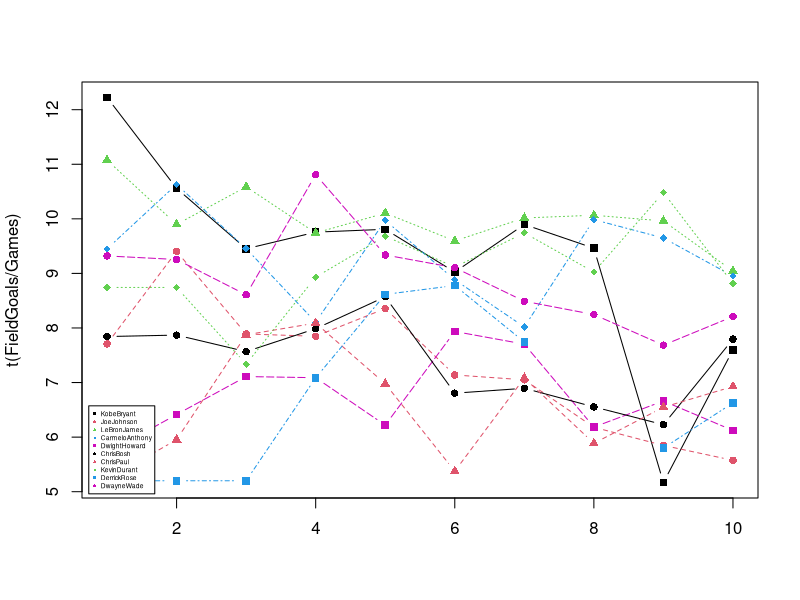
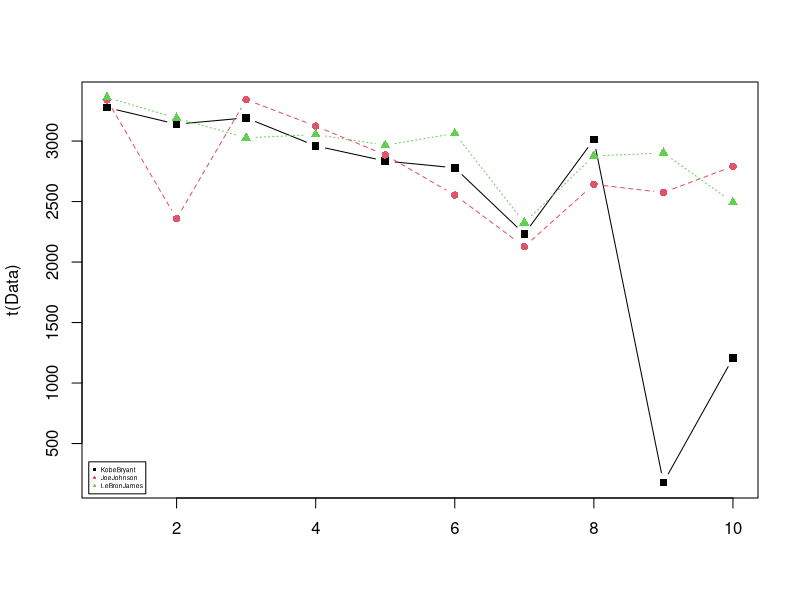
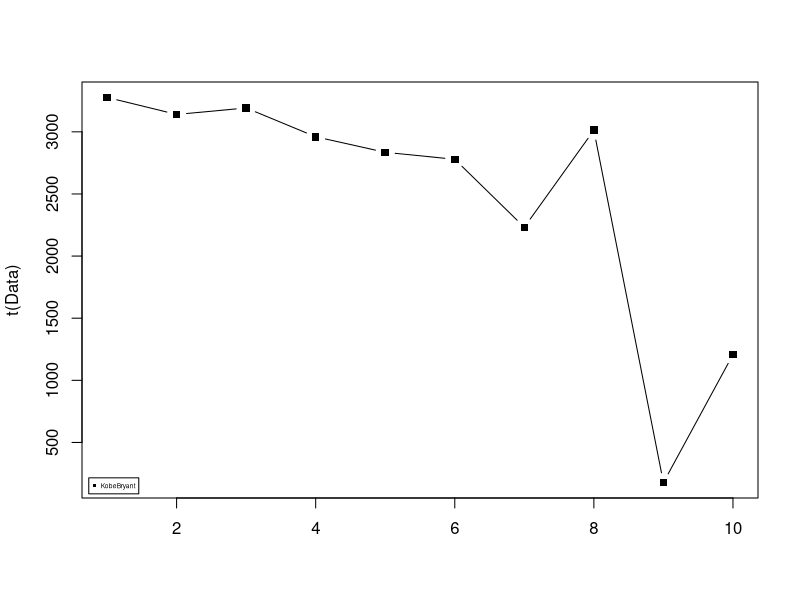
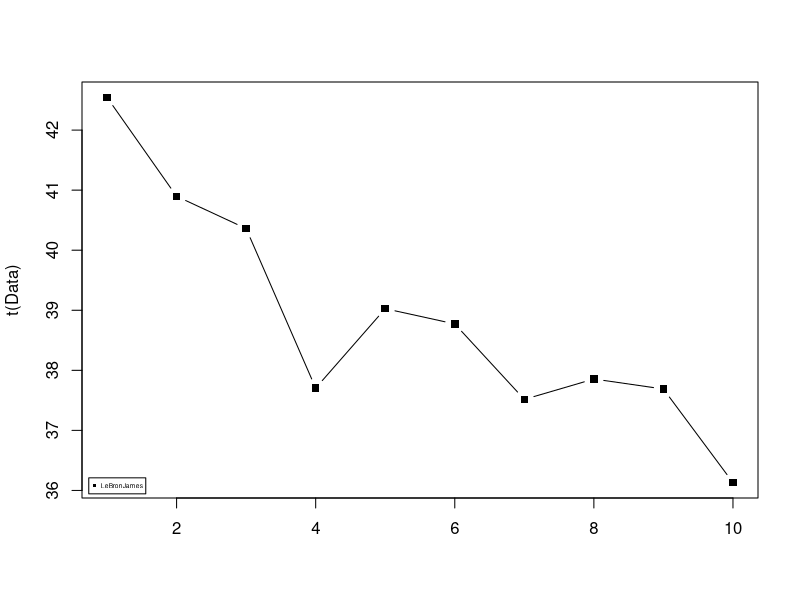

Generate these figures, in order, with R:
#Dear Student,
#
#Welcome to the world of Basketball Data!
#I'm sure you will enjoy this section of the R Programming course.
#
#Instructions for this dataset:
# Simply select ALL the lines in this script by pressing 
# CTRL+A on Windows or CMND+A on a Mac and execute them
# Once you have executed the commands the following objects
# will be created:
# Matrices:
# - FieldGoalAttempts
# - FieldGoals
# - Games
# - MinutesPlayed
# - Salary
# Vectors:
# - Players
# - Seasons
#We will go understand these inside the course.
#
#Sincerely,
#Kirill Eremenko
#www.superdatascience.com

#Copyright: These datasets were prepared using publicly available data.
#           However, theses scripts are subject to Copyright Laws. 
#           If you wish to use these R scripts outside of the R Programming Course
#           by Kirill Eremenko, you may do so by referencing www.superdatascience.com in your work.

#Comments:
#Seasons are labeled based on the first year in the season
#E.g. the 2012-2013 season is preseneted as simply 2012

#Notes and Corrections to the data:
#Kevin Durant: 2006 - College Data Used
#Kevin Durant: 2005 - Proxied With 2006 Data
#Derrick Rose: 2012 - Did Not Play
#Derrick Rose: 2007 - College Data Used
#Derrick Rose: 2006 - Proxied With 2007 Data
#Derrick Rose: 2005 - Proxied With 2007 Data

#Seasons
Seasons <- c("2005","2006","2007","2008","2009","2010","2011","2012","2013","2014")

#Players
Players <- c("KobeBryant","JoeJohnson","LeBronJames","CarmeloAnthony","DwightHoward","ChrisBosh","ChrisPaul","KevinDurant","DerrickRose","DwayneWade")

#Salaries
KobeBryant_Salary <- c(15946875,17718750,19490625,21262500,23034375,24806250,25244493,27849149,30453805,23500000)
JoeJohnson_Salary <- c(12000000,12744189,13488377,14232567,14976754,16324500,18038573,19752645,21466718,23180790)
LeBronJames_Salary <- c(4621800,5828090,13041250,14410581,15779912,14500000,16022500,17545000,19067500,20644400)
CarmeloAnthony_Salary <- c(3713640,4694041,13041250,14410581,15779912,17149243,18518574,19450000,22407474,22458000)
DwightHoward_Salary <- c(4493160,4806720,6061274,13758000,15202590,16647180,18091770,19536360,20513178,21436271)
ChrisBosh_Salary <- c(3348000,4235220,12455000,14410581,15779912,14500000,16022500,17545000,19067500,20644400)
ChrisPaul_Salary <- c(3144240,3380160,3615960,4574189,13520500,14940153,16359805,17779458,18668431,20068563)
KevinDurant_Salary <- c(0,0,4171200,4484040,4796880,6053663,15506632,16669630,17832627,18995624)
DerrickRose_Salary <- c(0,0,0,4822800,5184480,5546160,6993708,16402500,17632688,18862875)
DwayneWade_Salary <- c(3031920,3841443,13041250,14410581,15779912,14200000,15691000,17182000,18673000,15000000)
#Matrix
Salary <- rbind(KobeBryant_Salary, JoeJohnson_Salary, LeBronJames_Salary, CarmeloAnthony_Salary, DwightHoward_Salary, ChrisBosh_Salary, ChrisPaul_Salary, KevinDurant_Salary, DerrickRose_Salary, DwayneWade_Salary)
rm(KobeBryant_Salary, JoeJohnson_Salary, CarmeloAnthony_Salary, DwightHoward_Salary, ChrisBosh_Salary, LeBronJames_Salary, ChrisPaul_Salary, DerrickRose_Salary, DwayneWade_Salary, KevinDurant_Salary)
colnames(Salary) <- Seasons
rownames(Salary) <- Players

#Games 
KobeBryant_G <- c(80,77,82,82,73,82,58,78,6,35)
JoeJohnson_G <- c(82,57,82,79,76,72,60,72,79,80)
LeBronJames_G <- c(79,78,75,81,76,79,62,76,77,69)
CarmeloAnthony_G <- c(80,65,77,66,69,77,55,67,77,40)
DwightHoward_G <- c(82,82,82,79,82,78,54,76,71,41)
ChrisBosh_G <- c(70,69,67,77,70,77,57,74,79,44)
ChrisPaul_G <- c(78,64,80,78,45,80,60,70,62,82)
KevinDurant_G <- c(35,35,80,74,82,78,66,81,81,27)
DerrickRose_G <- c(40,40,40,81,78,81,39,0,10,51)
DwayneWade_G <- c(75,51,51,79,77,76,49,69,54,62)
#Matrix
Games <- rbind(KobeBryant_G, JoeJohnson_G, LeBronJames_G, CarmeloAnthony_G, DwightHoward_G, ChrisBosh_G, ChrisPaul_G, KevinDurant_G, DerrickRose_G, DwayneWade_G)
rm(KobeBryant_G, JoeJohnson_G, CarmeloAnthony_G, DwightHoward_G, ChrisBosh_G, LeBronJames_G, ChrisPaul_G, DerrickRose_G, DwayneWade_G, KevinDurant_G)
colnames(Games) <- Seasons
rownames(Games) <- Players

#Minutes Played
KobeBryant_MP <- c(3277,3140,3192,2960,2835,2779,2232,3013,177,1207)
JoeJohnson_MP <- c(3340,2359,3343,3124,2886,2554,2127,2642,2575,2791)
LeBronJames_MP <- c(3361,3190,3027,3054,2966,3063,2326,2877,2902,2493)
CarmeloAnthony_MP <- c(2941,2486,2806,2277,2634,2751,1876,2482,2982,1428)
DwightHoward_MP <- c(3021,3023,3088,2821,2843,2935,2070,2722,2396,1223)
ChrisBosh_MP <- c(2751,2658,2425,2928,2526,2795,2007,2454,2531,1556)
ChrisPaul_MP <- c(2808,2353,3006,3002,1712,2880,2181,2335,2171,2857)
KevinDurant_MP <- c(1255,1255,2768,2885,3239,3038,2546,3119,3122,913)
DerrickRose_MP <- c(1168,1168,1168,3000,2871,3026,1375,0,311,1530)
DwayneWade_MP <- c(2892,1931,1954,3048,2792,2823,1625,2391,1775,1971)
#Matrix
MinutesPlayed <- rbind(KobeBryant_MP, JoeJohnson_MP, LeBronJames_MP, CarmeloAnthony_MP, DwightHoward_MP, ChrisBosh_MP, ChrisPaul_MP, KevinDurant_MP, DerrickRose_MP, DwayneWade_MP)
rm(KobeBryant_MP, JoeJohnson_MP, CarmeloAnthony_MP, DwightHoward_MP, ChrisBosh_MP, LeBronJames_MP, ChrisPaul_MP, DerrickRose_MP, DwayneWade_MP, KevinDurant_MP)
colnames(MinutesPlayed) <- Seasons
rownames(MinutesPlayed) <- Players

#Field Goals
KobeBryant_FG <- c(978,813,775,800,716,740,574,738,31,266)
JoeJohnson_FG <- c(632,536,647,620,635,514,423,445,462,446)
LeBronJames_FG <- c(875,772,794,789,768,758,621,765,767,624)
CarmeloAnthony_FG <- c(756,691,728,535,688,684,441,669,743,358)
DwightHoward_FG <- c(468,526,583,560,510,619,416,470,473,251)
ChrisBosh_FG <- c(549,543,507,615,600,524,393,485,492,343)
ChrisPaul_FG <- c(407,381,630,631,314,430,425,412,406,568)
KevinDurant_FG <- c(306,306,587,661,794,711,643,731,849,238)
DerrickRose_FG <- c(208,208,208,574,672,711,302,0,58,338)
DwayneWade_FG <- c(699,472,439,854,719,692,416,569,415,509)
#Matrix
FieldGoals <- rbind(KobeBryant_FG, JoeJohnson_FG, LeBronJames_FG, CarmeloAnthony_FG, DwightHoward_FG, ChrisBosh_FG, ChrisPaul_FG, KevinDurant_FG, DerrickRose_FG, DwayneWade_FG)
rm(KobeBryant_FG, JoeJohnson_FG, LeBronJames_FG, CarmeloAnthony_FG, DwightHoward_FG, ChrisBosh_FG, ChrisPaul_FG, KevinDurant_FG, DerrickRose_FG, DwayneWade_FG)
colnames(FieldGoals) <- Seasons
rownames(FieldGoals) <- Players

#Field Goal Attempts
KobeBryant_FGA <- c(2173,1757,1690,1712,1569,1639,1336,1595,73,713)
JoeJohnson_FGA <- c(1395,1139,1497,1420,1386,1161,931,1052,1018,1025)
LeBronJames_FGA <- c(1823,1621,1642,1613,1528,1485,1169,1354,1353,1279)
CarmeloAnthony_FGA <- c(1572,1453,1481,1207,1502,1503,1025,1489,1643,806)
DwightHoward_FGA <- c(881,873,974,979,834,1044,726,813,800,423)
ChrisBosh_FGA <- c(1087,1094,1027,1263,1158,1056,807,907,953,745)
ChrisPaul_FGA <- c(947,871,1291,1255,637,928,890,856,870,1170)
KevinDurant_FGA <- c(647,647,1366,1390,1668,1538,1297,1433,1688,467)
DerrickRose_FGA <- c(436,436,436,1208,1373,1597,695,0,164,835)
DwayneWade_FGA <- c(1413,962,937,1739,1511,1384,837,1093,761,1084)
#Matrix
FieldGoalAttempts <- rbind(KobeBryant_FGA, JoeJohnson_FGA, LeBronJames_FGA, CarmeloAnthony_FGA, DwightHoward_FGA, ChrisBosh_FGA, ChrisPaul_FGA, KevinDurant_FGA, DerrickRose_FGA, DwayneWade_FGA)
rm(KobeBryant_FGA, JoeJohnson_FGA, LeBronJames_FGA, CarmeloAnthony_FGA, DwightHoward_FGA, ChrisBosh_FGA, ChrisPaul_FGA, KevinDurant_FGA, DerrickRose_FGA, DwayneWade_FGA)
colnames(FieldGoalAttempts) <- Seasons
rownames(FieldGoalAttempts) <- Players

#Points
KobeBryant_PTS <- c(2832,2430,2323,2201,1970,2078,1616,2133,83,782)
JoeJohnson_PTS <- c(1653,1426,1779,1688,1619,1312,1129,1170,1245,1154)
LeBronJames_PTS <- c(2478,2132,2250,2304,2258,2111,1683,2036,2089,1743)
CarmeloAnthony_PTS <- c(2122,1881,1978,1504,1943,1970,1245,1920,2112,966)
DwightHoward_PTS <- c(1292,1443,1695,1624,1503,1784,1113,1296,1297,646)
ChrisBosh_PTS <- c(1572,1561,1496,1746,1678,1438,1025,1232,1281,928)
ChrisPaul_PTS <- c(1258,1104,1684,1781,841,1268,1189,1186,1185,1564)
KevinDurant_PTS <- c(903,903,1624,1871,2472,2161,1850,2280,2593,686)
DerrickRose_PTS <- c(597,597,597,1361,1619,2026,852,0,159,904)
DwayneWade_PTS <- c(2040,1397,1254,2386,2045,1941,1082,1463,1028,1331)
#Matrix
Points <- rbind(KobeBryant_PTS, JoeJohnson_PTS, LeBronJames_PTS, CarmeloAnthony_PTS, DwightHoward_PTS, ChrisBosh_PTS, ChrisPaul_PTS, KevinDurant_PTS, DerrickRose_PTS, DwayneWade_PTS)
rm(KobeBryant_PTS, JoeJohnson_PTS, LeBronJames_PTS, CarmeloAnthony_PTS, DwightHoward_PTS, ChrisBosh_PTS, ChrisPaul_PTS, KevinDurant_PTS, DerrickRose_PTS, DwayneWade_PTS)
colnames(Points) <- Seasons
rownames(Points) <- Players



## 37. Visualizing With Matplot()
FieldGoals
t(FieldGoals/Games)

matplot(t(FieldGoals/Games), type="b", pch=15:18, col=c(1:4,6))
legend("bottomleft", inset=0.01, legend=Players, col=c(1:4,6), pch=15:18, horiz = F,
       cex=c(0.4))



## 38. Subsetting
x <- c("a", "b", "c", "d", "e")
x
x[c(1,5)]
x[1]

Games
Games[1:3, 6:10]       
Games[c(1,10),]
Games[,c("2008","2009")]
Games[1,]

is.matrix(Games[1,]) #F
is.vector(Games[1,]) #T

#return the row with row name and column names with drop=F
Games[1,,drop=F]
Games[1,5,drop=F]



## 39. Visualizing Subsets
#top three players
Data <- MinutesPlayed[1:3,]
matplot(t(Data), type="b", pch=15:18, col=c(1:4,6))
legend("bottomleft", inset=0.01, legend=Players[1:3], col=c(1:4,6), pch=15:18, horiz=F,
       cex=c(0.4))

# one player
Data <- MinutesPlayed[1,,drop=F] #drop=F: vector -> matrix
matplot(t(Data), type="b", pch=15:18, col=c(1:4,6))
legend("bottomleft", inset=0.01, legend=Players[1], col=c(1:4,6), 
       pch=15:18, horiz=F,cex=0.4)



## 40. Creating Your First Function
myplot <- function(data, rows=1:10){
  Data <- data[rows,,drop=F]
  matplot(t(Data), type="b", pch=15:18, col=c(1:4,6))
  legend("bottomleft", inset=0.01, legend=Players[rows],
         col=c(1:4,6), pch=15:18, horiz=F, cex=0.4)
}

myplot(MinutesPlayed/Games, 3)

